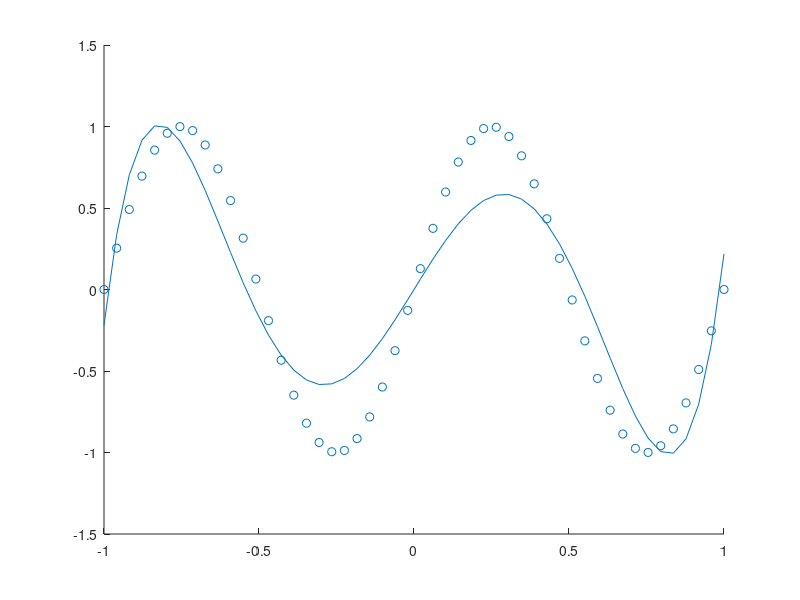

Write MATLAB code to recreate this figure.
%% setup
clear,clc,clf

att_ = linspace(-1,1,50)'; % attributes
N = size(att_,1);

targets = sin(2*pi*att_);           
sd = sqrt(0);
noise = randn(size(targets))*sd;
%noise = 0;
targets = targets + noise;              % targets

% RBF kernel
% M = N+1;
M = 4;
BASIS = ones(N,M);      % Design matrix
BASIS = [sin(att_),att_.^3,att_.^5,cos(att_)];
% r = 2;
% for i = 1:N
%     for j = 1:N
%         BASIS(i,j+1) = rbf(att_(i),att_(j),r);
%     end
% end
scatter(att_, targets) % plot
hold on;

%% Start
fprintf('Relevance Vector Machine:\n');

change_in_ML_threshold = 0.01;
noiseStd = 0.1;
zeroFactor = 1.0e-12;
alpha = 0;
beta = 0;
gamma = zeros(M,1);
in_model = 0;
phi_column = zeros(N);
scaling = zeros(M);
%% Call to initialize
alpha_min = 1.0e-3;
alpha_max = 1.0e3;
for basis = 1:M
    column = BASIS(:,basis);
    scaling(basis) = norm(column);
    if scaling(basis) == 0
        scaling(basis) = 1;
    end
    BASIS(:,basis) = BASIS(:,basis)/scaling(basis);
end

beta = 1/(noiseStd*noiseStd);
max_projection = 0;

for b = 1:M
    column = BASIS(:,b);
    projection = column'*targets;
    if abs(projection) > abs(max_projection)
        max_projection = projection;
        in_model = b;
    end
end
phi_column = BASIS(:,in_model);
% calculate alpha
p = beta*(phi_column'*phi_column);
q = beta*(phi_column'*targets);
alpha = p*p/(q*q-p);
if alpha < 0
    alpha = alpha_max;
end
clear column 
fprintf('Chosen init basis: %d\n',in_model);
fprintf('Initial alpha: %f\n', alpha);
% End of init.
%% Declarations
fprintf('End of initialization\n');
PHI = zeros(N,M);
alphas = zeros(M,1);
alphas(in_model) = alpha;
indeces_used = zeros(M,1);
ins_model = false(M,1);
where_is = zeros(M,1);
indeces_used(1) = in_model;
where_is(in_model) = 1;
ins_model(in_model) = true;
included_basis = 1;
PHI(:,included_basis) = phi_column;
mean_ = zeros(M,1);
covariance = zeros(M);
S_in = zeros(M,1);
Q_in = zeros(M,1);
S_out = zeros(M,1);
Q_out = zeros(M,1);
relevance_factors = zeros(M,1);
BASIS_transpose = BASIS';
BASIS_PHI = BASIS_transpose*PHI;
BETA_BASIS_PHI = beta*BASIS_PHI;
BASIS_Targets = BASIS_transpose*targets;
%% Call to full_statistics
temp_cova = zeros(included_basis);
temp_temp_cova = zeros(included_basis);
temp_PHI = zeros(N,included_basis);
temp_PHI_transpose = zeros(included_basis,N);
temp_PHI = PHI(1:N,1:included_basis);
temp_PHI_transpose = temp_PHI';
temp_temp_cova = temp_PHI_transpose*temp_PHI;
for r=1:included_basis
    for c = 1:included_basis
        if r==c
            temp_temp_cova(r,c) = beta*temp_temp_cova(r,c)...
                +alphas(indeces_used(r));
        else
            temp_temp_cova(r,c) = beta*temp_temp_cova(r,c);
        end
    end
end
choles = zeros(included_basis);
inv_chol = zeros(included_basis);
choles = chol(temp_temp_cova);
inv_chol = inv(choles);
tran_inv_chol = inv_chol';
temp_cova = inv_chol*tran_inv_chol;
temp_mean = zeros(included_basis,1);
temp_temp_mean = zeros(included_basis,1);
temp_temp_mean = temp_PHI_transpose*targets;
temp_mean = temp_cova*temp_temp_mean;
temp_mean = beta*temp_mean;
y = zeros(N,1);
y = temp_PHI*temp_mean;
residual = zeros(N,1);
residual = targets - y;
% calculating sparsity and quality factors
sum_inv_chol = zeros(included_basis,1);
for r=1:included_basis
    for c=1:included_basis
        sum_inv_chol(r) = sum_inv_chol(r) + inv_chol(r,c)*inv_chol(r,c);
    end
end
for r=1:included_basis
    gamma(r) = 1 - alphas(indeces_used(r))*sum_inv_chol(r);
end
BETA_chol = zeros(M,included_basis);
BETA_BASIS_PHI = beta*BASIS_PHI;
BETA_chol = BETA_BASIS_PHI*inv_chol;
BETA_chol = BETA_chol.*BETA_chol;
sums = zeros(M,1);
for r = 1:M
    for c = 1:included_basis
        sums(r) = sums(r) + BETA_chol(r,c);
    end
end
for b = 1:M
    column_basis_phi = zeros(included_basis,1);
    for r = 1:included_basis
        column_basis_phi(r) = BASIS_PHI(b,r);
    end
    S_in(b) = beta - sums(b);
    Q_in(b) = beta*BASIS_Targets(b) - beta*column_basis_phi'*temp_mean;
    S_out(b) = S_in(b);
    Q_out(b) = Q_in(b);
    if ins_model(b)
        S_out(b) = alphas(b)*S_in(b)/(alphas(b) - S_in(b));
        Q_out(b) = alphas(b)*Q_out(b)/(alphas(b) - S_in(b));
    end
    relevance_factors(b) = Q_out(b)*Q_out(b) - S_out(b);
end
for r = 1:included_basis
    mean_(r) = temp_mean(r);
end
for r = 1:included_basis
    for c = 1:included_basis
        covariance(r,c) = temp_cova(r,c);
    end
end
for r = 1:N
    for c = 1:included_basis
        PHI(r,c) = temp_PHI(r,c);
    end
end
clear residual y temp_mean temp_temp_mean sums
clear sum_inv_chol choles BETA_chol inv_chol tran_inv_chol
clear temp_temp_cova temp_cova temp_PHI temp_PHI_transpose
% end of full_statistics
added_basis = 0;
count = 0;
breaker = false;
%% Start the Big Loop
iterations = 0;
last_iteration = false;
while ~last_iteration
   iterations = iterations + 1;
   UpdateIteration = true;
   anyToAdd = false;
   add_basis = 1;
   % Compute the change in lklihood for all possible updates and basis
   % functions
   DeltaML = zeros(M,1);
   Action = zeros(M,1);
   for b = 1:M
       if relevance_factors(b) > 1e-12 && ~(ins_model(b))
           quot = Q_in(b)*Q_in(b) / S_in(b);
           if quot < 0
               breaker = true;
           end
           DeltaML(b) = (quot - 1 -log(quot))/2;
           Action(b) = add_basis;
           anyToAdd = true;
       end 
   end
   DeltaML = real(DeltaML);
   if breaker
   %    break
   end
   max_DeltaML = 0;
   chosen_basis = 0;
   selected_action = 0;
   for b = 1:M
       if DeltaML(b) > max_DeltaML
           max_DeltaML = DeltaML(b);
           chosen_basis = b;
           selected_action = Action(b);
       end
   end
   if chosen_basis == 0
       chosen_basis = randi(M);
   end
   % get the new basis function and calculate the new alpha for that
   % particular basis function
   current_basis_function = BASIS(:,chosen_basis);
   new_alpha = S_out(chosen_basis)*S_out(chosen_basis)/relevance_factors(chosen_basis);
   if selected_action == add_basis
        fprintf('Iteration %d Adding %d\n',iterations,chosen_basis);
        indeces_used(included_basis+1) = chosen_basis;
        where_is(chosen_basis) = included_basis+1;
        ins_model(chosen_basis) = true;
        BASIS_phi = BASIS_transpose*current_basis_function;
        BASIS_PHI(:,included_basis+1) = BASIS_phi;
        B_phi = beta*current_basis_function;
        BETA_BASIS_phi = beta*BASIS_phi;
        temp1 = B_phi'*PHI(:,1:included_basis);
        temp2 = temp1*covariance(1:included_basis,1:included_basis);
        alphas(chosen_basis) = new_alpha;
        PHI(:,included_basis+1) = current_basis_function;
        s_ii = 1/(new_alpha + S_in(chosen_basis));
        s_i = -s_ii*temp2;
        TAU = zeros(included_basis);
        TAU = s_i'*temp2;
        for r=1:included_basis
            for c = 1:included_basis
                covariance(r,c) = covariance(r,c) - TAU(r,c);
            end
        end
        covariance(included_basis+1,1:included_basis) = s_i; %% BUG, *beta is missing
        covariance(1:included_basis,included_basis+1) = s_i; %% BUG, see above
        covariance(included_basis+1,included_basis+1) = s_ii;
        mu_i =s_ii*Q_in(chosen_basis);
        delta_Mu = zeros(included_basis+1,1);
        for r=1:included_basis
            delta_Mu(r) = -mu_i*temp2(r);
        end
        delta_Mu(included_basis+1) = mu_i;
        for r = 1:included_basis
            mean_(r) = mean_(r) + delta_Mu(r);
        end
        mean_(included_basis+1) = delta_Mu(included_basis+1);
        temp3 = zeros(M,1);
        temp3 = BETA_BASIS_PHI(:,1:included_basis)*temp2';
        mCI = zeros(M,1);
        mCI = BETA_BASIS_phi - temp3;
        S_in = S_in - s_ii*mCI.*mCI;
        Q_in = Q_in - mu_i*mCI;
        clear BETA_BASIS_phi mCI temp3 delta_Mu TAU s_i temp1 temp2 B_phi;
        clear BASIS_phi;
        included_basis = included_basis + 1;
        added_basis = added_basis + 1;
   end
   for b=1:M
       S_out(b) = S_in(b);
       Q_out(b) = Q_in(b);
       if ins_model(b)
           S_out(b) = alphas(b)*S_in(b)/(alphas(b) - S_in(b));
           Q_out(b) = alphas(b)*Q_in(b)/(alphas(b) - S_in(b));
       end
       relevance_factors(b) = Q_out(b)*Q_out(b) - S_out(b);
   end
   BETA_BASIS_PHI(:,1:included_basis) = beta*BASIS_PHI(:,1:included_basis);
   for r = 1:included_basis
       gamma(r) = 1 - alphas(indeces_used(r))*covariance(r,r);
   end
   fprintf('Change in Likelihood: %f\n',max_DeltaML);
   if max_DeltaML < change_in_ML_threshold
       last_iteration = true;
   end
   clear current_basis_function;
end
fprintf('Added %d\n',added_basis);
coefficients = zeros(M,1);
for r = 1:M
    if ins_model(r)
        coefficients(r) = mean_(where_is(r));
    end
end

pred = BASIS*coefficients;
plot(att_,pred);
